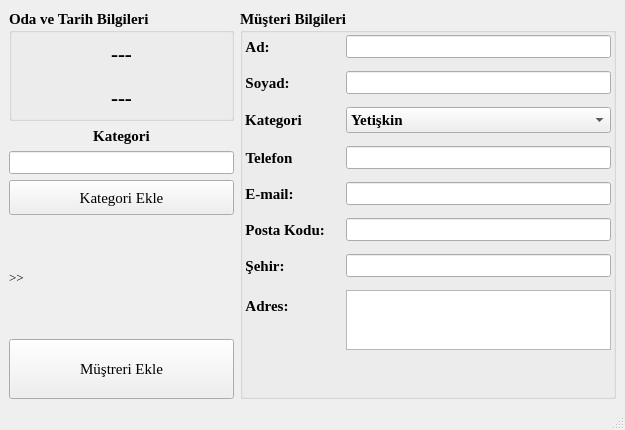
<?xml version="1.0" encoding="UTF-8"?>
<ui version="4.0">
 <class>musteriekle_MainWindow</class>
 <widget class="QMainWindow" name="musteriekle_MainWindow">
  <property name="geometry">
   <rect>
    <x>0</x>
    <y>0</y>
    <width>625</width>
    <height>430</height>
   </rect>
  </property>
  <property name="windowTitle">
   <string>MainWindow</string>
  </property>
  <widget class="QWidget" name="centralwidget">
   <layout class="QGridLayout" name="gridLayout_3">
    <item row="0" column="0">
     <layout class="QHBoxLayout" name="horizontalLayout" stretch="3,5">
      <item>
       <layout class="QVBoxLayout" name="verticalLayout_2">
        <item>
         <widget class="QGroupBox" name="groupBox_2">
          <property name="font">
           <font>
            <family>Times New Roman</family>
            <pointsize>11</pointsize>
            <weight>75</weight>
            <bold>true</bold>
           </font>
          </property>
          <property name="title">
           <string>Oda ve Tarih Bilgileri</string>
          </property>
          <layout class="QGridLayout" name="gridLayout_2">
           <property name="leftMargin">
            <number>2</number>
           </property>
           <property name="topMargin">
            <number>2</number>
           </property>
           <property name="rightMargin">
            <number>2</number>
           </property>
           <property name="bottomMargin">
            <number>2</number>
           </property>
           <item row="0" column="0">
            <layout class="QVBoxLayout" name="verticalLayout">
             <item>
              <widget class="QLabel" name="Tarihbaslik_label">
               <property name="font">
                <font>
                 <family>Times New Roman</family>
                 <pointsize>16</pointsize>
                 <weight>75</weight>
                 <bold>true</bold>
                </font>
               </property>
               <property name="text">
                <string>---</string>
               </property>
               <property name="alignment">
                <set>Qt::AlignCenter</set>
               </property>
              </widget>
             </item>
             <item>
              <widget class="QLabel" name="baslik_label">
               <property name="font">
                <font>
                 <family>Times New Roman</family>
                 <pointsize>16</pointsize>
                 <weight>75</weight>
                 <bold>true</bold>
                </font>
               </property>
               <property name="text">
                <string>---</string>
               </property>
               <property name="alignment">
                <set>Qt::AlignCenter</set>
               </property>
              </widget>
             </item>
            </layout>
           </item>
          </layout>
         </widget>
        </item>
        <item>
         <layout class="QVBoxLayout" name="verticalLayout_3">
          <item>
           <widget class="QLabel" name="label_9">
            <property name="sizePolicy">
             <sizepolicy hsizetype="Preferred" vsizetype="Fixed">
              <horstretch>0</horstretch>
              <verstretch>0</verstretch>
             </sizepolicy>
            </property>
            <property name="font">
             <font>
              <family>Times New Roman</family>
              <pointsize>11</pointsize>
              <weight>75</weight>
              <bold>true</bold>
             </font>
            </property>
            <property name="text">
             <string>Kategori</string>
            </property>
            <property name="alignment">
             <set>Qt::AlignCenter</set>
            </property>
           </widget>
          </item>
          <item>
           <widget class="QLineEdit" name="kategori_lineEdit">
            <property name="font">
             <font>
              <family>Times New Roman</family>
              <pointsize>10</pointsize>
             </font>
            </property>
           </widget>
          </item>
          <item>
           <widget class="QPushButton" name="kategoriekle_pushButton">
            <property name="sizePolicy">
             <sizepolicy hsizetype="Minimum" vsizetype="Fixed">
              <horstretch>0</horstretch>
              <verstretch>0</verstretch>
             </sizepolicy>
            </property>
            <property name="minimumSize">
             <size>
              <width>0</width>
              <height>35</height>
             </size>
            </property>
            <property name="font">
             <font>
              <family>Times New Roman</family>
              <pointsize>11</pointsize>
             </font>
            </property>
            <property name="text">
             <string>Kategori Ekle</string>
            </property>
           </widget>
          </item>
         </layout>
        </item>
        <item>
         <widget class="QLabel" name="bilgilendirme">
          <property name="font">
           <font>
            <family>Times New Roman</family>
            <pointsize>10</pointsize>
            <weight>50</weight>
            <bold>false</bold>
           </font>
          </property>
          <property name="text">
           <string>&gt;&gt;</string>
          </property>
         </widget>
        </item>
        <item>
         <widget class="QPushButton" name="musteriekle_pushButton">
          <property name="sizePolicy">
           <sizepolicy hsizetype="Minimum" vsizetype="Fixed">
            <horstretch>0</horstretch>
            <verstretch>0</verstretch>
           </sizepolicy>
          </property>
          <property name="minimumSize">
           <size>
            <width>0</width>
            <height>60</height>
           </size>
          </property>
          <property name="font">
           <font>
            <family>Times New Roman</family>
            <pointsize>11</pointsize>
           </font>
          </property>
          <property name="text">
           <string>Müştreri Ekle</string>
          </property>
         </widget>
        </item>
       </layout>
      </item>
      <item>
       <widget class="QGroupBox" name="groupBox">
        <property name="font">
         <font>
          <family>Times New Roman</family>
          <pointsize>11</pointsize>
          <weight>75</weight>
          <bold>true</bold>
         </font>
        </property>
        <property name="title">
         <string>Müşteri Bilgileri</string>
        </property>
        <layout class="QGridLayout" name="gridLayout">
         <property name="leftMargin">
          <number>2</number>
         </property>
         <property name="topMargin">
          <number>2</number>
         </property>
         <property name="rightMargin">
          <number>2</number>
         </property>
         <property name="bottomMargin">
          <number>2</number>
         </property>
         <property name="spacing">
          <number>2</number>
         </property>
         <item row="0" column="0">
          <layout class="QFormLayout" name="formLayout">
           <property name="verticalSpacing">
            <number>13</number>
           </property>
           <property name="bottomMargin">
            <number>0</number>
           </property>
           <item row="0" column="0">
            <widget class="QLabel" name="label">
             <property name="font">
              <font>
               <family>Times New Roman</family>
               <pointsize>11</pointsize>
               <weight>75</weight>
               <bold>true</bold>
              </font>
             </property>
             <property name="text">
              <string>Ad:</string>
             </property>
             <property name="alignment">
              <set>Qt::AlignCenter</set>
             </property>
            </widget>
           </item>
           <item row="0" column="1">
            <widget class="QLineEdit" name="ad_lineEdit">
             <property name="font">
              <font>
               <family>Times New Roman</family>
               <pointsize>10</pointsize>
              </font>
             </property>
            </widget>
           </item>
           <item row="1" column="0">
            <widget class="QLabel" name="label_2">
             <property name="font">
              <font>
               <family>Times New Roman</family>
               <pointsize>11</pointsize>
               <weight>75</weight>
               <bold>true</bold>
              </font>
             </property>
             <property name="text">
              <string>Soyad:</string>
             </property>
             <property name="alignment">
              <set>Qt::AlignCenter</set>
             </property>
            </widget>
           </item>
           <item row="1" column="1">
            <widget class="QLineEdit" name="soyad_lineEdit">
             <property name="font">
              <font>
               <family>Times New Roman</family>
               <pointsize>10</pointsize>
              </font>
             </property>
            </widget>
           </item>
           <item row="3" column="0">
            <widget class="QLabel" name="label_3">
             <property name="font">
              <font>
               <family>Times New Roman</family>
               <pointsize>11</pointsize>
               <weight>75</weight>
               <bold>true</bold>
              </font>
             </property>
             <property name="text">
              <string>Telefon</string>
             </property>
             <property name="alignment">
              <set>Qt::AlignCenter</set>
             </property>
            </widget>
           </item>
           <item row="3" column="1">
            <widget class="QLineEdit" name="telefon_lineEdit">
             <property name="font">
              <font>
               <family>Times New Roman</family>
               <pointsize>10</pointsize>
              </font>
             </property>
            </widget>
           </item>
           <item row="4" column="0">
            <widget class="QLabel" name="label_5">
             <property name="font">
              <font>
               <family>Times New Roman</family>
               <pointsize>11</pointsize>
               <weight>75</weight>
               <bold>true</bold>
              </font>
             </property>
             <property name="text">
              <string>E-mail:</string>
             </property>
             <property name="alignment">
              <set>Qt::AlignCenter</set>
             </property>
            </widget>
           </item>
           <item row="4" column="1">
            <widget class="QLineEdit" name="mail_lineEdit">
             <property name="font">
              <font>
               <family>Times New Roman</family>
               <pointsize>10</pointsize>
              </font>
             </property>
            </widget>
           </item>
           <item row="5" column="0">
            <widget class="QLabel" name="label_6">
             <property name="font">
              <font>
               <family>Times New Roman</family>
               <pointsize>11</pointsize>
               <weight>75</weight>
               <bold>true</bold>
              </font>
             </property>
             <property name="text">
              <string>Posta Kodu:     </string>
             </property>
             <property name="alignment">
              <set>Qt::AlignCenter</set>
             </property>
            </widget>
           </item>
           <item row="5" column="1">
            <widget class="QLineEdit" name="postaKodu_lineEdit">
             <property name="font">
              <font>
               <family>Times New Roman</family>
               <pointsize>10</pointsize>
              </font>
             </property>
            </widget>
           </item>
           <item row="6" column="0">
            <widget class="QLabel" name="label_8">
             <property name="font">
              <font>
               <family>Times New Roman</family>
               <pointsize>11</pointsize>
               <weight>75</weight>
               <bold>true</bold>
              </font>
             </property>
             <property name="text">
              <string>Şehir:</string>
             </property>
             <property name="alignment">
              <set>Qt::AlignCenter</set>
             </property>
            </widget>
           </item>
           <item row="6" column="1">
            <widget class="QLineEdit" name="sehir_lineEdit">
             <property name="font">
              <font>
               <family>Times New Roman</family>
               <pointsize>10</pointsize>
              </font>
             </property>
            </widget>
           </item>
           <item row="7" column="0">
            <widget class="QLabel" name="label_7">
             <property name="font">
              <font>
               <family>Times New Roman</family>
               <pointsize>11</pointsize>
               <weight>75</weight>
               <bold>true</bold>
              </font>
             </property>
             <property name="text">
              <string>Adres:</string>
             </property>
             <property name="alignment">
              <set>Qt::AlignCenter</set>
             </property>
            </widget>
           </item>
           <item row="7" column="1">
            <widget class="QTextEdit" name="adres_textEdit">
             <property name="sizePolicy">
              <sizepolicy hsizetype="Fixed" vsizetype="Fixed">
               <horstretch>0</horstretch>
               <verstretch>0</verstretch>
              </sizepolicy>
             </property>
             <property name="maximumSize">
              <size>
               <width>300</width>
               <height>60</height>
              </size>
             </property>
            </widget>
           </item>
           <item row="2" column="0">
            <widget class="QLabel" name="label_4">
             <property name="font">
              <font>
               <family>Times New Roman</family>
               <pointsize>11</pointsize>
               <weight>75</weight>
               <bold>true</bold>
              </font>
             </property>
             <property name="text">
              <string>Kategori</string>
             </property>
             <property name="alignment">
              <set>Qt::AlignCenter</set>
             </property>
            </widget>
           </item>
           <item row="2" column="1">
            <widget class="QComboBox" name="kategori_comboBox">
             <item>
              <property name="text">
               <string>Yetişkin</string>
              </property>
             </item>
             <item>
              <property name="text">
               <string>Çocuk</string>
              </property>
             </item>
            </widget>
           </item>
          </layout>
         </item>
        </layout>
       </widget>
      </item>
     </layout>
    </item>
   </layout>
  </widget>
  <widget class="QMenuBar" name="menubar">
   <property name="geometry">
    <rect>
     <x>0</x>
     <y>0</y>
     <width>625</width>
     <height>26</height>
    </rect>
   </property>
  </widget>
  <widget class="QStatusBar" name="statusbar"/>
 </widget>
 <resources/>
 <connections/>
</ui>
